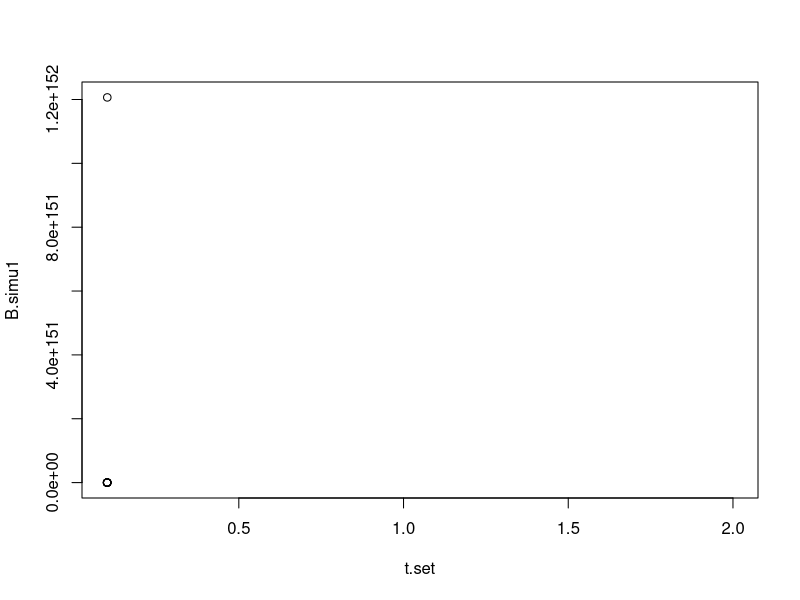

Source code (R):
## ---- chunk 1
knitr::opts_chunk$set(echo = TRUE)
## ---- chunk 2
##Variables
N.v <- NaN    ## population size for victims (birds)
N.p <- NaN    ## population size for predators (cats)
t.time.set <- seq(1, 20, length.out= 20000) ## time



##Parameter values##
K <- NaN            # carrying capacity               (will be estimated from dimensionless parameters)
u <- NaN            # predation rate                  (will be estimated from dimensionless parameters)
beta.ma <- NaN      # contact rate for mass action    (will be estimated from dimensionless parameters)    

r.v <- 0.1          # per capita growth rate of birds in the model
a <- 0.03           # trophic conversion efficiency of cats
d.p <- 0.6          # natural per capita death rate of cats
beta.pm <- 1.5      # contact rate for proportionate mixing
delta <- 0.2        # virulence

#core equations
B <- N.v/K
B.set <-seq(0, 1, length.out=20000)
C <- N.p*u/r.v
t.set <- r.v*t.time.set

#dimensionless parameters
sigma.pm <- beta.pm/r.v
sigma.pm.set <- seq(0,25, length.out = 20000)
sigma.ma <- beta.ma * C/u 
sigma.ma.set<- seq(0, 250, length.out = 20000)

#e <- alpha*u*K/r.v
e <- 1
e.set <- seq(0, 25, length.out = 20000)
m <- d.p/r.v
alpha <- delta/r.v

## ---- chunk 3
B.simu1 <- NaN*t.set 
  B.simu1[1] <- .7
C.simu1 <- NaN*t.set
  C.simu1[1] <- .9
I.simu1 <- NaN*t.set
  I.simu1[1] <- .8

#for PM
for(i in 2:length(t.set)){
  dt <- t.set[i]-t.set[i-1]
  B <- B.simu1[i-1]
  C <- C.simu1[i-1]
  I <- I.simu1[i-1]
  
  dB <- B*(1-B) -B*C
  dC <- e*B*C - m*C - alpha*C*I
  dI <- ((sigma.pm - alpha)* (1-I) - e*B)*I
  
  B.simu1[i] <- B + dB
  C.simu1[i] <- C + dC
  I.simu1[i] <- I + dI
}

  
plot(t.set, B.simu1, )  

B.simu1
